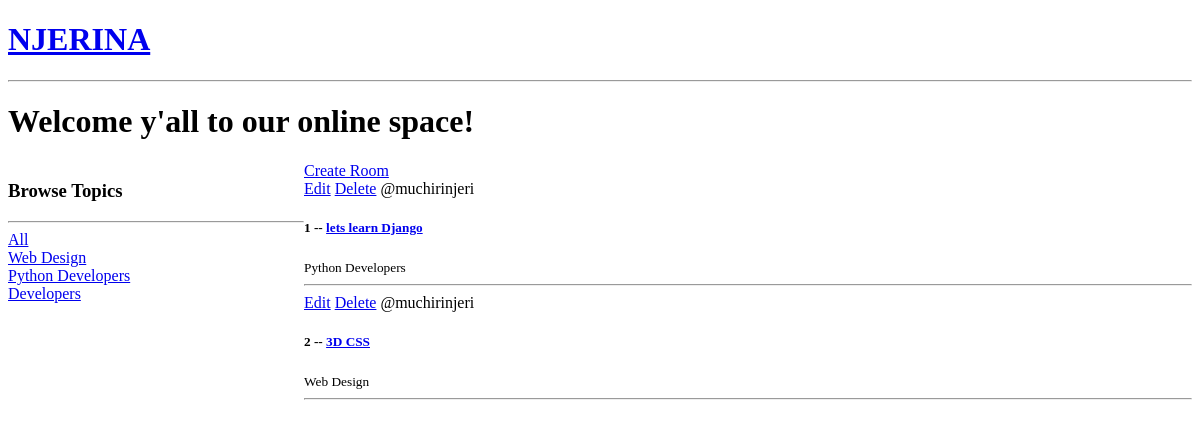
/, run on an earlier commit of the app's database.
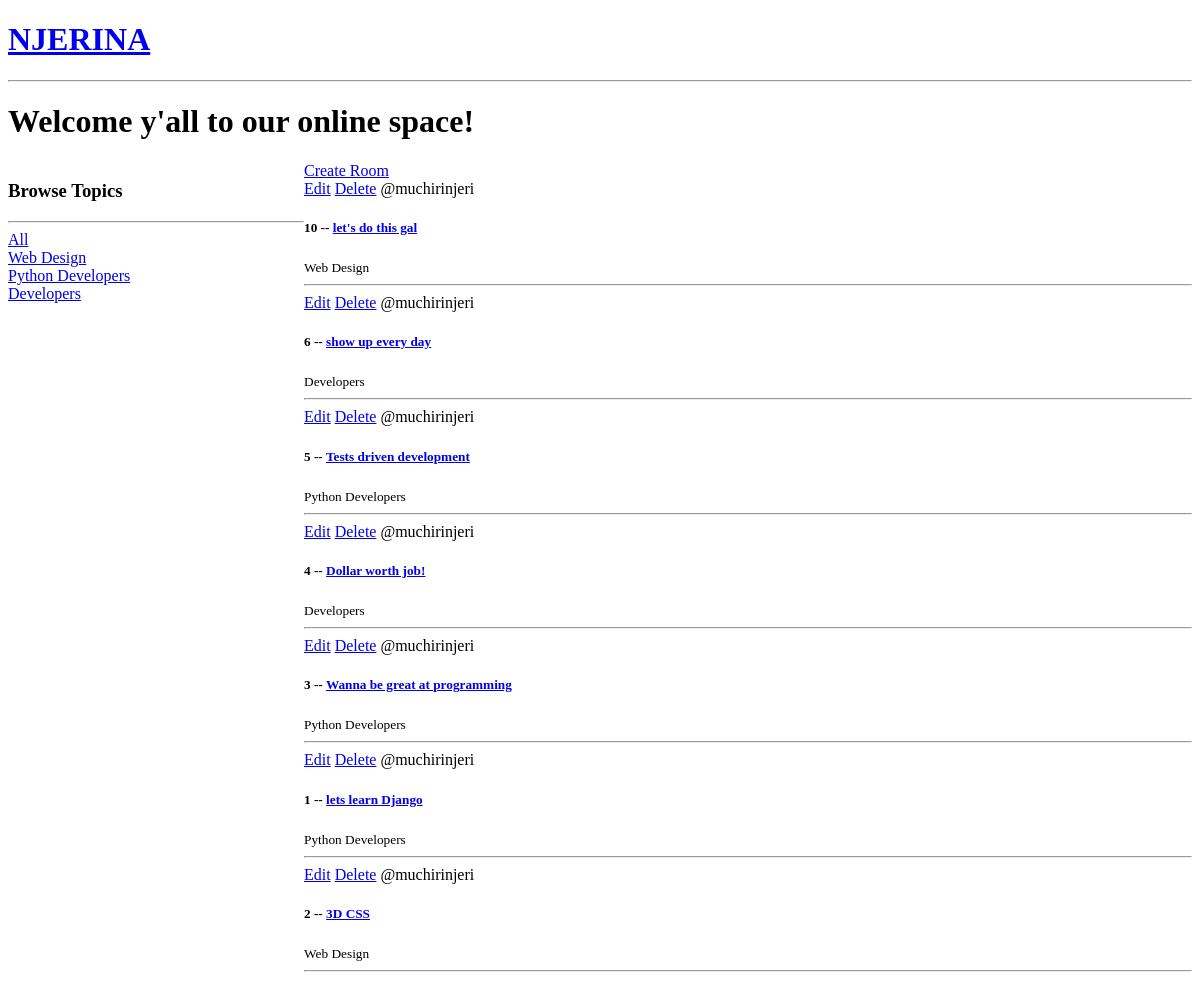
And on a later commit of the database.
### base/models.py (models this page shows, shortened)
class Topic(models.Model):
    name = models.CharField(max_length=200)

class Room(models.Model):
    host = models.ForeignKey(User, on_delete=models.SET_NULL, null=True)
    topic = models.ForeignKey(Topic, on_delete=models.SET_NULL, null=True)
    name = models.CharField(max_length=200)
    description = models.TextField(null=True, blank=True)
    updated = models.DateTimeField(auto_now=True)
    created = models.DateTimeField(auto_now_add=True)
    class Meta:
        ordering = ['-updated', '-created']

### base/views.py (the view)
# urls.py: path('', views.homePage, name="home_page"),
def homePage(request):
    rooms = Room.objects.all()
    topics  = Topic.objects.all()
    context = {'rooms': rooms, 'topics': topics}
    return render(request, 'base/home.html', context)

### base/templates/base/home.html (shortened to what this page needs)
{% extends 'main.html' %}
{% block content %}
<h1>Welcome y'all to our online space!</h1>
<div class="home-container">
    <div>
        <h3>Browse Topics</h3>
        <hr>
        <div>
            <a href="{%url 'home_page'%}">All</a>
        </div>
        {% for topic in topics %}
            <div>
                <a href="{% url 'home_page' %}?q={{topic.name}}">{{topic.name}}</a>
            </div>
        {% endfor %}
    </div>
    <div>
        <a href="{% url 'create-room' %}">Create Room</a>
        <div>
        {% for room in rooms %}
            <div>
                <a href="{% url 'update-room' room.id %}">Edit</a>
                <a href="{% url 'delete-room' room.id %}">Delete</a>
                <span>@{{room.host.username}}</span>
                <h5>{{room.id}} -- <a href="{% url 'room' room.id %}">{{room.name}}</a></h5>
                <small>{{room.topic.name}}</small>
                <hr>
            </div>
        {% endfor %}
        </div>
    </div>
</div>
{% endblock %}

### templates/main.html (shortened to what this page needs)
<!DOCTYPE html>
<html lang="en">
<head>
</head>
<body>
    {% include 'navigation.html' %}
    {% block content %}
    {% endblock %}
</body>
</html>

### templates/navigation.html (shortened to what this page needs)
<!DOCTYPE html>
<html lang="en">
<head>
</head>
<body>
    <a href="/">
        <h1>NJERINA</h1>
    </a>
    <hr>
</body>
</html>

### base/templates/base/home.html (style rules this page uses)
.home-container { display:grid; grid-template-columns: 1fr 3fr; }

What changed in the data, as far as the page shows it:
added Room: host.username "muchirinjeri", id "10", name "let's do this gal", topic.name "Web Design"
added Room: host.username "muchirinjeri", id "6", name "show up every day", topic.name "Developers"
added Room: host.username "muchirinjeri", id "5", name "Tests driven development", topic.name "Python Developers"
added Room: host.username "muchirinjeri", id "4", name "Dollar worth job!", topic.name "Developers"
added Room: host.username "muchirinjeri", id "3", name "Wanna be great at programming", topic.name "Python Developers"
